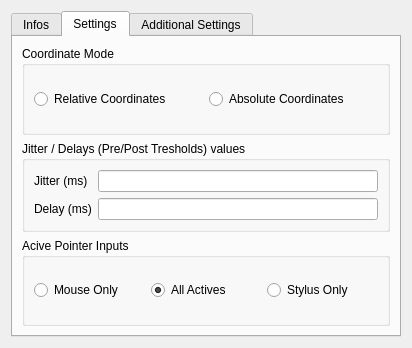
<?xml version="1.0" encoding="UTF-8"?>
<ui version="4.0">
 <class>Widget</class>
 <widget class="QWidget" name="Widget">
  <property name="geometry">
   <rect>
    <x>0</x>
    <y>0</y>
    <width>412</width>
    <height>348</height>
   </rect>
  </property>
  <property name="windowTitle">
   <string>Widget</string>
  </property>
  <layout class="QVBoxLayout" name="verticalLayout">
   <item>
    <layout class="QGridLayout" name="gridLayout">
     <item row="0" column="0">
      <widget class="QTabWidget" name="tabWidget">
       <property name="tabPosition">
        <enum>QTabWidget::North</enum>
       </property>
       <property name="currentIndex">
        <number>1</number>
       </property>
       <widget class="QWidget" name="Infos">
        <attribute name="title">
         <string>Infos</string>
        </attribute>
        <layout class="QVBoxLayout" name="verticalLayout_2">
         <item>
          <layout class="QVBoxLayout" name="verticalLayout_3">
           <item>
            <widget class="QGroupBox" name="groupBox">
             <property name="title">
              <string>Setting Info</string>
             </property>
             <layout class="QGridLayout" name="gridLayout_2">
              <item row="1" column="0">
               <layout class="QFormLayout" name="formLayout">
                <item row="0" column="0">
                 <widget class="QLabel" name="tabletLabel">
                  <property name="text">
                   <string>Tablet</string>
                  </property>
                 </widget>
                </item>
                <item row="0" column="1">
                 <widget class="QLabel" name="label_2">
                  <property name="text">
                   <string>TextLabel</string>
                  </property>
                  <property name="alignment">
                   <set>Qt::AlignRight|Qt::AlignTrailing|Qt::AlignVCenter</set>
                  </property>
                 </widget>
                </item>
                <item row="1" column="0">
                 <widget class="QLabel" name="inputPathLabel">
                  <property name="text">
                   <string>Input Path</string>
                  </property>
                 </widget>
                </item>
                <item row="1" column="1">
                 <widget class="QLabel" name="label">
                  <property name="maximumSize">
                   <size>
                    <width>16777215</width>
                    <height>16777212</height>
                   </size>
                  </property>
                  <property name="text">
                   <string>TextLabel</string>
                  </property>
                  <property name="alignment">
                   <set>Qt::AlignRight|Qt::AlignTrailing|Qt::AlignVCenter</set>
                  </property>
                 </widget>
                </item>
                <item row="2" column="0">
                 <widget class="QLabel" name="label_4">
                  <property name="text">
                   <string>Size</string>
                  </property>
                 </widget>
                </item>
                <item row="2" column="1">
                 <widget class="QLabel" name="label_3">
                  <property name="maximumSize">
                   <size>
                    <width>16777215</width>
                    <height>16777212</height>
                   </size>
                  </property>
                  <property name="text">
                   <string>TextLabel</string>
                  </property>
                  <property name="alignment">
                   <set>Qt::AlignRight|Qt::AlignTrailing|Qt::AlignVCenter</set>
                  </property>
                 </widget>
                </item>
                <item row="3" column="0">
                 <widget class="QLabel" name="label_6">
                  <property name="text">
                   <string>Product</string>
                  </property>
                 </widget>
                </item>
                <item row="3" column="1">
                 <widget class="QLabel" name="label_5">
                  <property name="maximumSize">
                   <size>
                    <width>16777215</width>
                    <height>16777212</height>
                   </size>
                  </property>
                  <property name="text">
                   <string>TextLabel</string>
                  </property>
                  <property name="alignment">
                   <set>Qt::AlignRight|Qt::AlignTrailing|Qt::AlignVCenter</set>
                  </property>
                 </widget>
                </item>
               </layout>
              </item>
              <item row="2" column="0">
               <widget class="QGroupBox" name="horizontalGroupBox">
                <property name="title">
                 <string>Device</string>
                </property>
                <layout class="QFormLayout" name="formLayout_3">
                 <property name="sizeConstraint">
                  <enum>QLayout::SetMaximumSize</enum>
                 </property>
                 <property name="formAlignment">
                  <set>Qt::AlignCenter</set>
                 </property>
                 <item row="0" column="1">
                  <widget class="QComboBox" name="comboBox"/>
                 </item>
                 <item row="1" column="0" colspan="2">
                  <widget class="QPushButton" name="pushButton">
                   <property name="text">
                    <string>Refresh Data</string>
                   </property>
                  </widget>
                 </item>
                 <item row="0" column="0">
                  <widget class="QLabel" name="label_10">
                   <property name="text">
                    <string>Selected</string>
                   </property>
                  </widget>
                 </item>
                </layout>
               </widget>
              </item>
             </layout>
            </widget>
           </item>
           <item>
            <widget class="QDialogButtonBox" name="buttonBox">
             <property name="standardButtons">
              <set>QDialogButtonBox::Cancel|QDialogButtonBox::Ok</set>
             </property>
            </widget>
           </item>
          </layout>
         </item>
        </layout>
       </widget>
       <widget class="QWidget" name="tab_2">
        <attribute name="title">
         <string>Settings</string>
        </attribute>
        <layout class="QVBoxLayout" name="verticalLayout_4">
         <item>
          <widget class="QGroupBox" name="groupBox_3">
           <property name="title">
            <string>Coordinate Mode</string>
           </property>
           <layout class="QHBoxLayout" name="horizontalLayout_4">
            <item>
             <widget class="QRadioButton" name="radioButton_2">
              <property name="text">
               <string>Relative Coordinates</string>
              </property>
             </widget>
            </item>
            <item>
             <widget class="QRadioButton" name="radioButton">
              <property name="text">
               <string>Absolute Coordinates</string>
              </property>
             </widget>
            </item>
           </layout>
          </widget>
         </item>
         <item>
          <widget class="QGroupBox" name="groupBox_4">
           <property name="title">
            <string>Jitter / Delays (Pre/Post Tresholds) values</string>
           </property>
           <layout class="QFormLayout" name="formLayout_2">
            <item row="0" column="0">
             <widget class="QLabel" name="label_7">
              <property name="inputMethodHints">
               <set>Qt::ImhNone</set>
              </property>
              <property name="text">
               <string>Jitter (ms)</string>
              </property>
              <property name="textFormat">
               <enum>Qt::AutoText</enum>
              </property>
             </widget>
            </item>
            <item row="0" column="1">
             <widget class="QLineEdit" name="lineEdit">
              <property name="inputMethodHints">
               <set>Qt::ImhDigitsOnly</set>
              </property>
              <property name="maxLength">
               <number>3</number>
              </property>
             </widget>
            </item>
            <item row="1" column="0">
             <widget class="QLabel" name="label_8">
              <property name="text">
               <string>Delay (ms)</string>
              </property>
             </widget>
            </item>
            <item row="1" column="1">
             <widget class="QLineEdit" name="lineEdit_2">
              <property name="inputMethodHints">
               <set>Qt::ImhDigitsOnly|Qt::ImhFormattedNumbersOnly</set>
              </property>
              <property name="maxLength">
               <number>3</number>
              </property>
              <property name="placeholderText">
               <string/>
              </property>
             </widget>
            </item>
           </layout>
          </widget>
         </item>
         <item>
          <widget class="QGroupBox" name="groupBox_2">
           <property name="title">
            <string>Acive Pointer Inputs</string>
           </property>
           <layout class="QGridLayout" name="gridLayout_3">
            <item row="0" column="0">
             <widget class="QRadioButton" name="radioButton_6">
              <property name="text">
               <string>Mouse Only</string>
              </property>
             </widget>
            </item>
            <item row="0" column="1">
             <widget class="QRadioButton" name="radioButton_7">
              <property name="text">
               <string>All Actives</string>
              </property>
              <property name="checked">
               <bool>true</bool>
              </property>
             </widget>
            </item>
            <item row="0" column="2">
             <widget class="QRadioButton" name="radioButton_5">
              <property name="text">
               <string>Stylus Only</string>
              </property>
             </widget>
            </item>
           </layout>
          </widget>
         </item>
        </layout>
       </widget>
       <widget class="QWidget" name="tab">
        <attribute name="title">
         <string>Additional Settings</string>
        </attribute>
        <layout class="QGridLayout" name="gridLayout_4">
         <item row="1" column="0">
          <widget class="QGroupBox" name="groupBox_6">
           <property name="title">
            <string>Stylus X / Y Axes Tilt Values</string>
           </property>
           <layout class="QGridLayout" name="gridLayout_6">
            <item row="4" column="1">
             <widget class="QSlider" name="verticalSlider">
              <property name="inputMethodHints">
               <set>Qt::ImhDigitsOnly</set>
              </property>
              <property name="minimum">
               <number>-128</number>
              </property>
              <property name="maximum">
               <number>127</number>
              </property>
              <property name="orientation">
               <enum>Qt::Vertical</enum>
              </property>
             </widget>
            </item>
            <item row="5" column="2">
             <widget class="QSlider" name="horizontalSlider">
              <property name="minimum">
               <number>-128</number>
              </property>
              <property name="maximum">
               <number>127</number>
              </property>
              <property name="orientation">
               <enum>Qt::Horizontal</enum>
              </property>
             </widget>
            </item>
            <item row="1" column="2">
             <spacer name="verticalSpacer_2">
              <property name="orientation">
               <enum>Qt::Vertical</enum>
              </property>
              <property name="sizeType">
               <enum>QSizePolicy::Maximum</enum>
              </property>
              <property name="sizeHint" stdset="0">
               <size>
                <width>89</width>
                <height>20</height>
               </size>
              </property>
             </spacer>
            </item>
            <item row="5" column="1">
             <widget class="QLabel" name="label_9">
              <property name="text">
               <string>y / x</string>
              </property>
             </widget>
            </item>
            <item row="4" column="0">
             <spacer name="horizontalSpacer">
              <property name="orientation">
               <enum>Qt::Horizontal</enum>
              </property>
              <property name="sizeType">
               <enum>QSizePolicy::Minimum</enum>
              </property>
              <property name="sizeHint" stdset="0">
               <size>
                <width>10</width>
                <height>20</height>
               </size>
              </property>
             </spacer>
            </item>
            <item row="4" column="2">
             <widget class="QWidget" name="widget" native="true"/>
            </item>
            <item row="6" column="2">
             <spacer name="verticalSpacer">
              <property name="orientation">
               <enum>Qt::Vertical</enum>
              </property>
              <property name="sizeType">
               <enum>QSizePolicy::Maximum</enum>
              </property>
              <property name="sizeHint" stdset="0">
               <size>
                <width>0</width>
                <height>20</height>
               </size>
              </property>
             </spacer>
            </item>
            <item row="6" column="3">
             <spacer name="horizontalSpacer_2">
              <property name="orientation">
               <enum>Qt::Horizontal</enum>
              </property>
              <property name="sizeHint" stdset="0">
               <size>
                <width>40</width>
                <height>20</height>
               </size>
              </property>
             </spacer>
            </item>
           </layout>
          </widget>
         </item>
        </layout>
       </widget>
      </widget>
     </item>
    </layout>
   </item>
  </layout>
 </widget>
 <resources/>
 <connections/>
</ui>
